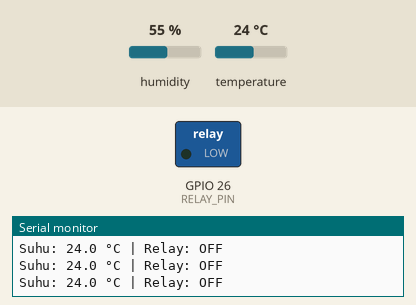
A sketch run on a simulated ESP32. Shown: switched loads named in the sketch (green lamp = pin HIGH), the last lines printed to the serial monitor. Inputs (shaded band) come from the test bench; at power-on: temperature 24 °C, humidity 55 %.

Above: at 6.8 s.
6.9 s: temperature set to 29 °C
12.3 s: temperature set to 32 °C
At 14.8 s:
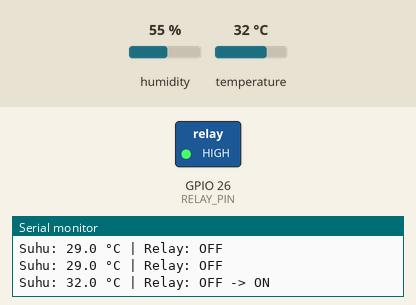
Timing chart, 0 to 16.3 s (numbered marks = the images above; inputs shaded):
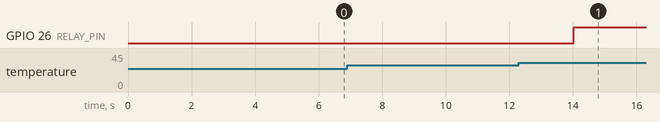

Measured:
- the behaviour switches between 30 and 31 °C on temperature (found by bisection; images 0 and 1)
- after the input at 12.3 s, GPIO 26 (RELAY_PIN): LOW → HIGH after 1.7 s

The sketch:

p4_termostat_dht11.ino
```cpp
/*
 * BAB 37 - Program 4: Termostat Kipas dengan DHT11
 * Relay (misalnya untuk kipas) aktif kalau suhu >= SUHU_NYALA dan baru mati
 * kalau suhu <= SUHU_MATI (histeresis). Setiap keadaan juga harus bertahan
 * minimal LAMA_MIN_AKTIF / LAMA_MIN_MATI sebelum relay boleh berganti lagi.
 * Kalau DHT11 gagal dibaca BATAS_GAGAL kali berturut-turut, relay dimatikan.
 *
 * Rangkaian:
 *   RELAY (header biru, kanan BUZZ)        → IO26
 *   DHT (header hijau, pin ke-3 dari atas) → IO27 (pull-up 4,7 kΩ sudah ada di PCB)
 *
 * Library: DHT sensor library by Adafruit (+ Adafruit Unified Sensor)
 */

#include <DHT.h>

#define RELAY_PIN 26
#define DHT_PIN   27
#define DHT_TYPE  DHT11

// ← Sesuaikan kedua batas ini dengan suhu ruanganmu (lihat langkah 6)
const float SUHU_NYALA = 31.0;  // °C: relay aktif kalau suhu >= angka ini
const float SUHU_MATI  = 29.0;  // °C: relay mati kalau suhu <= angka ini

const unsigned long LAMA_MIN_AKTIF = 10000;  // ms: setelah aktif, minimal aktif selama ini
const unsigned long LAMA_MIN_MATI  = 10000;  // ms: setelah mati, minimal mati selama ini
const unsigned long INTERVAL_BACA  = 2000;   // ms: DHT11 paling cepat dibaca setiap 2 detik
const int BATAS_GAGAL = 3;                   // gagal berturut-turut sebelum relay dimatikan

// Pola timer dari BAB 16 (tipe ditulis di atas, sebelum fungsi mana pun)
struct Timer {
  unsigned long interval;
  unsigned long waktuLalu;
  bool sudahWaktunya(unsigned long sekarang) {
    if (sekarang - waktuLalu >= interval) {
      waktuLalu = sekarang;
      return true;
    }
    return false;
  }
};

DHT dht(DHT_PIN, DHT_TYPE);
Timer timerBaca = {INTERVAL_BACA, 0};

bool relayAktif = false;
unsigned long waktuRelayBerubah = 0;  // kapan relay terakhir berganti keadaan
int jumlahGagal = 0;                  // berapa kali DHT11 gagal dibaca berturut-turut

void aturRelay(bool aktif, unsigned long sekarang) {
  relayAktif = aktif;
  digitalWrite(RELAY_PIN, aktif ? HIGH : LOW);
  waktuRelayBerubah = sekarang;
}

void periksaSuhu(unsigned long sekarang) {
  float suhu = dht.readTemperature();

  // 1. Bacaan gagal? Setelah BATAS_GAGAL kali berturut-turut, matikan relay.
  if (isnan(suhu)) {
    jumlahGagal = jumlahGagal + 1;
    Serial.printf("Gagal membaca DHT11 (%d kali berturut-turut)\n", jumlahGagal);
    if (jumlahGagal >= BATAS_GAGAL && relayAktif) {
      aturRelay(false, sekarang);
      Serial.println(">> Relay OFF demi keamanan: suhu tidak diketahui");
    }
    return;
  }
  jumlahGagal = 0;

  // 2. Histeresis: tentukan keadaan yang diinginkan
  bool inginAktif = relayAktif;  // di antara dua batas: pertahankan keadaan
  if (suhu >= SUHU_NYALA) inginAktif = true;
  if (suhu <= SUHU_MATI) inginAktif = false;

  Serial.printf("Suhu: %.1f °C | Relay: %s", suhu, relayAktif ? "ON" : "OFF");

  // 3. Waktu minimum: ganti keadaan hanya kalau keadaan sekarang sudah cukup lama
  if (inginAktif != relayAktif) {
    unsigned long lamaKeadaan = sekarang - waktuRelayBerubah;
    unsigned long lamaMinimum = relayAktif ? LAMA_MIN_AKTIF : LAMA_MIN_MATI;
    if (lamaKeadaan >= lamaMinimum) {
      aturRelay(inginAktif, sekarang);
      Serial.printf(" -> %s\n", relayAktif ? "ON" : "OFF");
    } else {
      unsigned long sisa = (lamaMinimum - lamaKeadaan + 999) / 1000;  // dibulatkan ke atas
      Serial.printf(" (ingin %s, tunggu %lu detik lagi)\n", inginAktif ? "ON" : "OFF", sisa);
    }
  } else {
    Serial.println();
  }
}

void setup() {
  Serial.begin(115200);
  pinMode(RELAY_PIN, OUTPUT);
  aturRelay(false, millis());  // relay mati; waktu mati minimum mulai dihitung dari sini
  dht.begin();

  Serial.println("BAB 37 - Program 4: Termostat Kipas dengan DHT11");
  Serial.printf("Relay ON kalau suhu >= %.1f °C, OFF kalau suhu <= %.1f °C\n",
                SUHU_NYALA, SUHU_MATI);
  Serial.printf("Waktu minimum: ON %lu detik, OFF %lu detik\n",
                LAMA_MIN_AKTIF / 1000, LAMA_MIN_MATI / 1000);
}

void loop() {
  unsigned long sekarang = millis();

  if (timerBaca.sudahWaktunya(sekarang)) {
    periksaSuhu(sekarang);
  }

  // Tugas lain (tombol, layar, WiFi) bisa ditambahkan di sini tanpa terganggu
}
```
